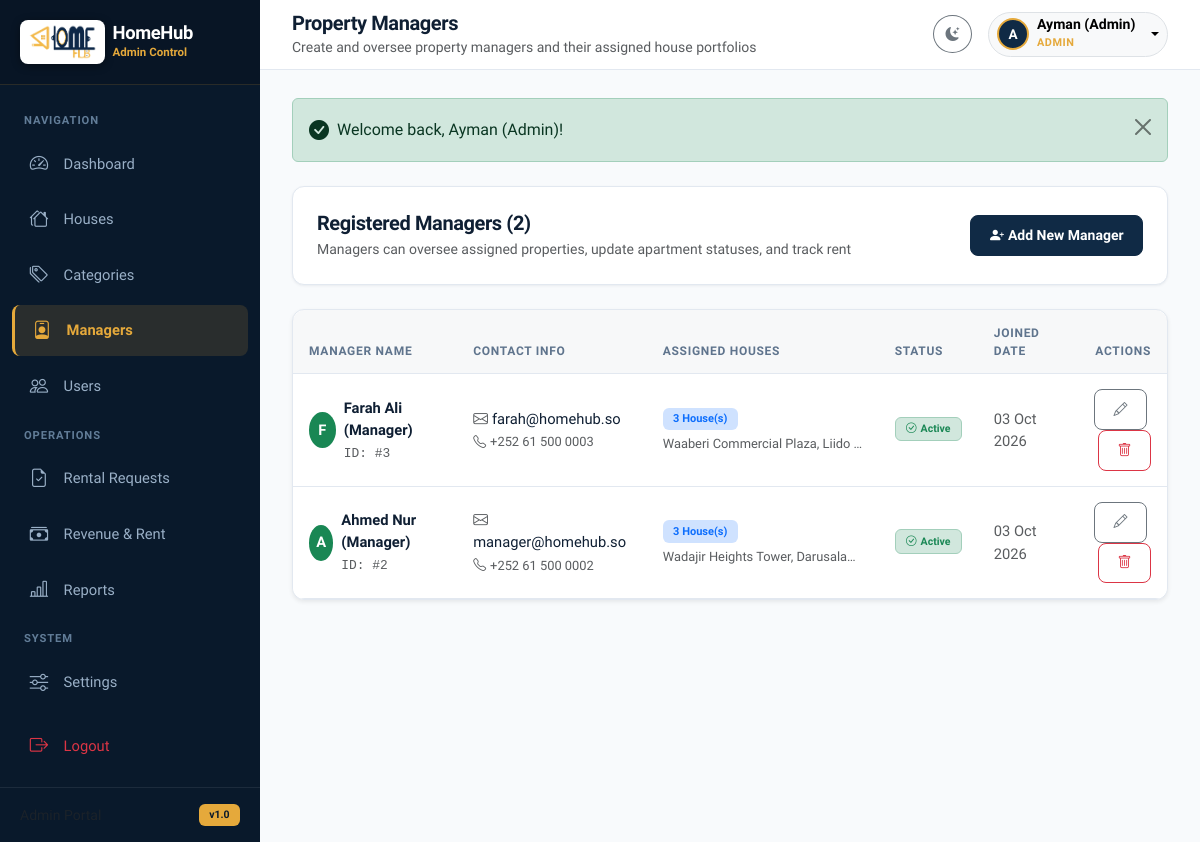
Page /admin/managers.php (signed in) on the earlier database version.
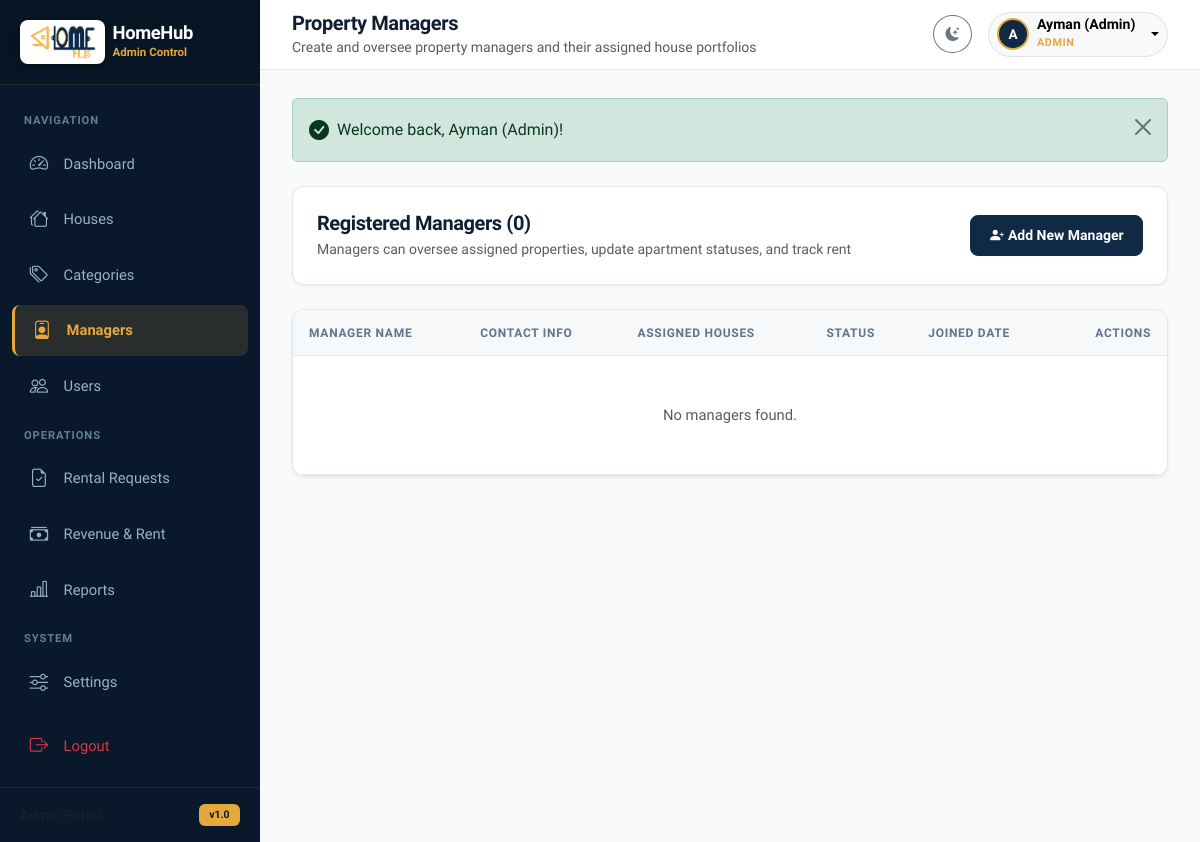
Same page on the later database version.
### tables this page shows
CREATE TABLE IF NOT EXISTS `users` (
  `id` INT AUTO_INCREMENT PRIMARY KEY,
  `name` VARCHAR(100) NOT NULL,
  `email` VARCHAR(150) NOT NULL UNIQUE,
  `phone` VARCHAR(30) NULL,
  `password` VARCHAR(255) NOT NULL,
  `role` ENUM('admin', 'manager', 'user') NOT NULL DEFAULT 'user',
  `avatar` VARCHAR(255) NULL,
  `status` ENUM('active', 'inactive') NOT NULL DEFAULT 'active',
  `created_at` TIMESTAMP DEFAULT CURRENT_TIMESTAMP
);

### includes/functions.php (called while the page is built, shortened)
<?php
function e(?string $string): string {
    return htmlspecialchars((string)($string ?? ''), ENT_QUOTES, 'UTF-8');
}
function format_date(?string $date, string $format = 'd M Y'): string {
    $timestamp = strtotime($date);
    return $timestamp ? date($format, $timestamp) : '-';
}

### admin/managers.php (the view, shortened to what the changed rows need)
<?php
require_once __DIR__ . '/../includes/functions.php';
require_once __DIR__ . '/../includes/auth.php';
$managers = $pdo->query("
    SELECT u.*, COUNT(h.id) as assigned_houses,
           GROUP_CONCAT(h.house_name SEPARATOR ', ') as house_names
    FROM users u
    LEFT JOIN houses h ON u.id = h.manager_id
    WHERE u.role = 'manager'
    GROUP BY u.id
    ORDER BY u.id DESC
")->fetchAll();
require_once __DIR__ . '/../includes/header.php';
?>
<div class="app-wrapper">
    <div class="app-main">
        <main class="content-wrapper">
            <div class="card mb-4">
                <div class="card-body d-flex flex-column flex-sm-row justify-content-between align-items-sm-center gap-3">
                    <div>
                        <h5 class="fw-bold mb-1">Registered Managers (<?= count($managers); ?>)</h5>
                        <p class="text-muted small mb-0">Managers can oversee assigned properties, update apartment statuses, and track rent</p>
                    </div>
                </div>
            </div>
            <div class="card shadow-sm">
                <div class="card-body p-0">
                    <div class="table-responsive">
                        <table class="table table-hover align-middle mb-0" id="managersTable">
                            <thead>
                                <tr>
                                    <th>Manager Name</th>
                                    <th>Contact Info</th>
                                    <th>Assigned Houses</th>
                                    <th>Status</th>
                                    <th>Joined Date</th>
                                    <th class="text-end">Actions</th>
                                </tr>
                            </thead>
                            <tbody>
                                <?php if (empty($managers)): ?>
                                    <tr>
                                        <td colspan="6" class="text-center py-5 text-muted">No managers found.</td>
                                    </tr>
                                <?php else: ?>
                                    <?php foreach ($managers as $mgr): ?>
                                        <tr>
                                            <td>
                                                <div class="d-flex align-items-center gap-2">
                                                    <div class="rounded-circle bg-success text-white d-flex align-items-center justify-content-center fw-bold" style="width: 36px; height: 36px;">
                                                        <?= strtoupper(substr($mgr['name'], 0, 1)); ?>
                                                    </div>
                                                    <div>
                                                        <div class="fw-bold text-main"><?= e($mgr['name']); ?></div>
                                                        <small class="text-muted font-monospace">ID: #<?= (int)$mgr['id']; ?></small>
                                                    </div>
                                                </div>
                                            </td>
                                            <td>
                                                <div><i class="bi bi-envelope text-muted me-1"></i><?= e($mgr['email']); ?></div>
                                                <small class="text-muted"><i class="bi bi-telephone me-1"></i><?= e($mgr['phone'] ?? 'No phone'); ?></small>
                                            </td>
                                            <td>
                                                <span class="badge bg-primary-subtle text-primary mb-1">
                                                    <?= (int)$mgr['assigned_houses']; ?> House(s)
                                                </span>
                                                <?php if (!empty($mgr['house_names'])): ?>
                                                    <small class="text-muted d-block text-truncate" style="max-width: 200px;" title="<?= e($mgr['house_names']); ?>">
                                                        <?= e($mgr['house_names']); ?>
                                                    </small>
                                                <?php endif; ?>
                                            </td>
                                            <td>
                                                <form method="POST" action="<?= BASE_URL; ?>admin/managers.php" class="d-inline">
                                                    <button type="submit" class="btn btn-sm p-0 border-0" title="Click to toggle status">
                                                        <?php if ($mgr['status'] === 'active'): ?>
                                                            <span class="badge bg-success-subtle text-success border border-success-subtle"><i class="bi bi-check-circle me-1"></i>Active</span>
                                                        <?php else: ?>
                                                            <span class="badge bg-secondary-subtle text-secondary border border-secondary-subtle"><i class="bi bi-dash-circle me-1"></i>Inactive</span>
                                                        <?php endif; ?>
                                                    </button>
                                                </form>
                                            </td>
                                            <td class="small text-muted">
                                                <?= format_date($mgr['created_at'], 'd M Y'); ?>
                                            </td>
                                            <td class="text-end">
                                                <button type="button" class="btn btn-sm btn-outline-secondary me-1"
                                                        onclick="openEditManagerModal(<?= (int)$mgr['id']; ?>, '<?= e(addslashes($mgr['name'])); ?>', '<?= e(addslashes($mgr['email'])); ?>', '<?= e(addslashes($mgr['phone'] ?? '')); ?>')">
                                                    <i class="bi bi-pencil"></i>
                                                </button>
                                                <form method="POST" action="<?= BASE_URL; ?>admin/managers.php" class="d-inline" onsubmit="return confirm('Are you sure you want to remove manager \'<?= e($mgr['name']); ?>\'?');">
                                                    <button type="submit" class="btn btn-sm btn-outline-danger">
                                                        <i class="bi bi-trash"></i>
                                                    </button>
                                                </form>
                                            </td>
                                        </tr>
                                    <?php endforeach; ?>
                                <?php endif; ?>
                            </tbody>
                        </table>
                    </div>
                </div>
            </div>
        </main>
    </div>
</div>
<?php require_once __DIR__ . '/../includes/footer.php'; ?>

Differences in the rows shown:
removed users: name "F", name "Farah Ali (Manager)", id "3", email "farah@homehub.so", phone "+252 61 500 0003", assigned_houses "3", house_names "Waaberi Commercial Plaza, Liido…", status "active" (drawn), created_at "03 Oct 2026"
removed users: name "A", name "Ahmed Nur (Manager)", id "2", email "manager@homehub.so", phone "+252 61 500 0002", assigned_houses "3", house_names "Wadajir Heights Tower, Darusala…", status "active" (drawn), created_at "03 Oct 2026"
Other differences:
count($managers): "2" → "0"
text now shown: "No managers found."
